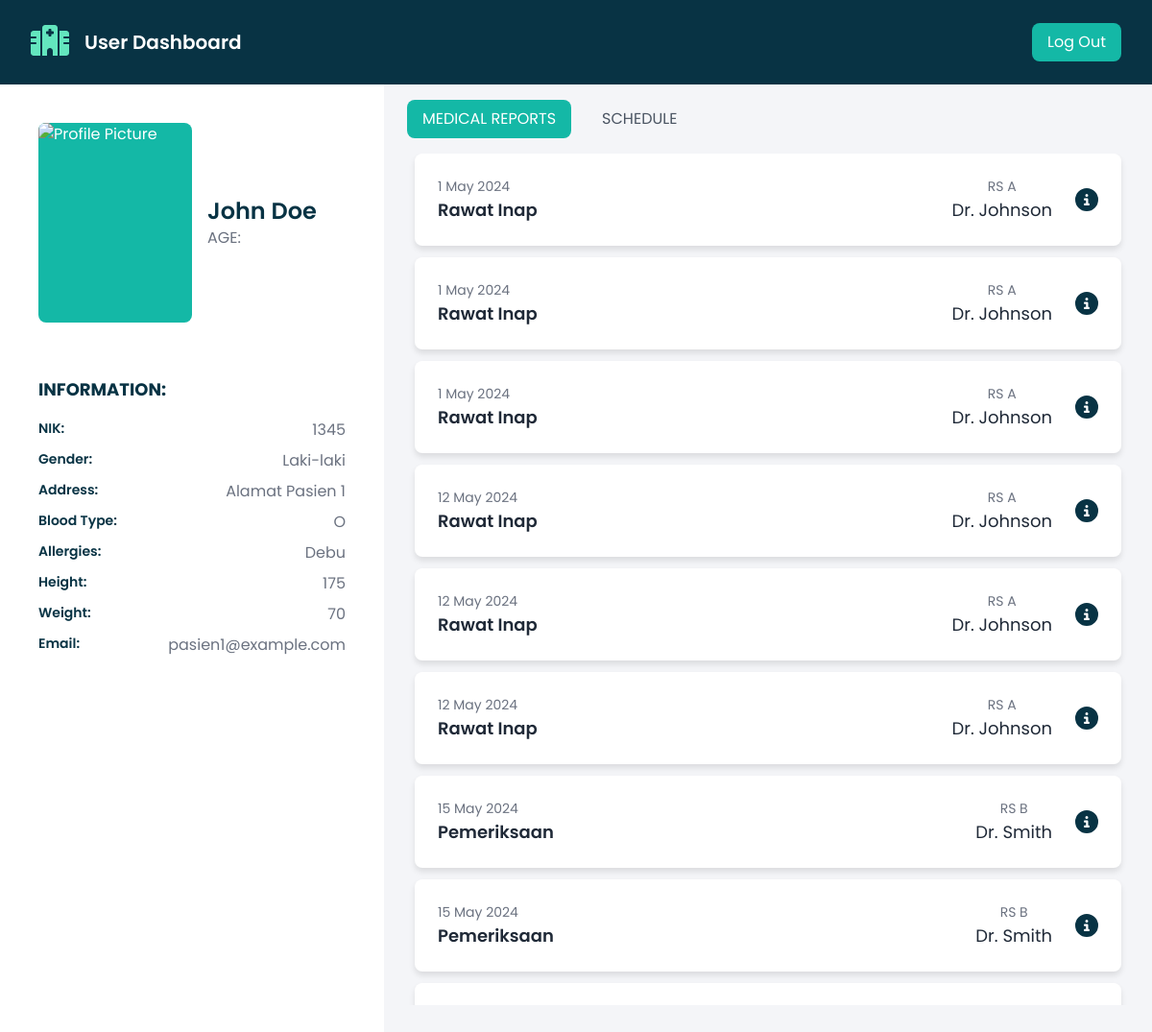
Screenshot of /userdashboard.php?login=success (signed in) with the database file from the repository.
### tables this page shows
create table pasien
		(
			id     int,
			NIK varchar(100) primary key,
			password varchar(100) not null,
			email    varchar(100) not null,
			usertype varchar(20)  null,
			nama_pasien varchar(100) not null,
			Tanggal_Lahir DATE,
			alamat    varchar(100) not null,
			tinggi int,
			berat_badan int,
			golongan_darah varchar(5),
			alergi varchar(100),
			no_telepon_pasien varchar(100) not null,
			jenis_kelamin varchar(100) not null
		);

CREATE TABLE riwayat (
			riwayat_id INT PRIMARY KEY,
			NIK VARCHAR(10),
			rumahsakit_id INT,
			tenagamedis_id INT,
            obat_id INT,
			tanggal_riwayat DATE,
			jenis_layanan VARCHAR(100),
			keterangan_penyakit VARCHAR(255),
			FOREIGN KEY (NIK) REFERENCES pasien(NIK),
			FOREIGN KEY (rumahsakit_id) REFERENCES rumah_sakit(rumahsakit_id),
			FOREIGN KEY (tenagamedis_id) REFERENCES tenaga_medis(tenagamedis_id),
            FOREIGN KEY (obat_id) REFERENCES obat(obat_id)
		);

CREATE TABLE Rumah_Sakit (
			rumahsakit_id INT PRIMARY KEY,
			nama_rumahsakit VARCHAR(100),
			alamat VARCHAR(255),
			no_telepon VARCHAR(15),
			kota VARCHAR(100)
		);

create table tenaga_medis
		(
			id     int,
			tenagamedis_id INT primary key,
			rumahsakit_id INT,
			password varchar(100) not null,
			email    varchar(100) not null,
			usertype varchar(20)  null,
			nama_tenagamedis varchar(100) not null,
			spesialisasi    varchar(100) not null,
			jenis_Kelamin varchar(100) not null,
			no_telepon_tenagamedis varchar(100) not null,
			FOREIGN KEY (rumahsakit_id) REFERENCES rumah_sakit(rumahsakit_id)
		);

### userdashboard.php (the view, shortened to what this page needs)
<?php
include_once 'includes/dbhinc.php';
$nik = $_SESSION["user_NIK"];
$query = $pdo->prepare("SELECT * FROM pasien WHERE NIK = :nik");
$query->execute(['nik' => $nik]);
$user = $query->fetch(PDO::FETCH_ASSOC);
$query = $pdo->prepare("SELECT * FROM riwayat WHERE NIK = :nik ORDER BY tanggal_riwayat");
$query->execute(['nik' => $nik]);
$reports = $query->fetchAll(PDO::FETCH_ASSOC);
?>
<!DOCTYPE html>
<html lang="en">
<head>
  <link rel="stylesheet" href="user/index.css" />
  <script src="https://cdn.tailwindcss.com"></script>
  <link rel="stylesheet" href="https://cdnjs.cloudflare.com/ajax/libs/font-awesome/6.4.0/css/all.min.css" />
</head>
<body>
<body>
  <header class="bg-cyan-950">
    <nav class="mx-auto flex max-w-7xl items-center justify-between p-6 lg:px-8" aria-label="Global">
      <div class="flex lg:flex-1">
        <a href="#" class="-m-1.5 p-1.5">
        </a>
        <p class="mx-4 py-1 text-white text-xl font-semibold">
          User Dashboard
        </p>
      </div>
      <div class="hidden lg:flex lg:flex-1 lg:justify-end">
        <form action="includes/logoutinc.php">
          <button class="flex bg-teal-500 text-white px-4 py-2 rounded-lg font-regular">
            Log Out
          </button>
        </form>
      </div>
    </nav>
  </header>
  <div class="flex">
    <div class="w-1/3 bg-white">
      <div class="flex items-center mb-4 p-10">
        <img src="" alt="Profile Picture" class="bg-teal-500 text-white h-52 w-40 flex items-center justify-center rounded-lg mr-4" />
        <div>
          <h2 class="text-2xl font-semibold text-cyan-950"><?php echo htmlspecialchars($user['nama_pasien']); ?></h2>
          <p class="text-gray-500">AGE: <?php echo htmlspecialchars($user['Usia']); ?></p>
        </div>
      </div>
      <div class="px-10">
        <h3 class="text-lg font-bold mb-4 text-cyan-950">INFORMATION:</h3>
        <div class="grid grid-cols-1 gap-2">
          <div class="flex justify-between">
            <span class="font-semibold text-cyan-950 text-sm">NIK:</span>
            <span class="text-gray-500"><?php echo htmlspecialchars($user['NIK']); ?></span>
          </div>
          <div class="flex justify-between">
            <span class="font-semibold text-cyan-950 text-sm">Gender:</span>
            <span class="text-gray-500"><?php echo htmlspecialchars($user['jenis_kelamin']); ?></span>
          </div>
          <div class="flex justify-between">
            <span class="font-semibold text-cyan-950 text-sm">Address:</span>
            <span class="text-gray-500"><?php echo htmlspecialchars($user['alamat']); ?></span>
          </div>
          <div class="flex justify-between">
            <span class="font-semibold text-cyan-950 text-sm">Blood Type:</span>
            <span class="text-gray-500"><?php echo htmlspecialchars($user['golongan_darah']); ?></span>
          </div>
          <div class="flex justify-between">
            <span class="font-semibold text-cyan-950 text-sm">Allergies:</span>
            <span class="text-gray-500"><?php echo htmlspecialchars($user['alergi']); ?></span>
          </div>
          <div class="flex justify-between">
            <span class="font-semibold text-cyan-950 text-sm">Height:</span>
            <span class="text-gray-500"><?php echo htmlspecialchars($user['tinggi']); ?></span>
          </div>
          <div class="flex justify-between">
            <span class="font-semibold text-cyan-950 text-sm">Weight:</span>
            <span class="text-gray-500"><?php echo htmlspecialchars($user['berat_badan']); ?></span>
          </div>
          <div class="flex justify-between">
            <span class="font-semibold text-cyan-950 text-sm">Email:</span>
            <span class="text-gray-500"><?php echo htmlspecialchars($user['email']); ?></span>
          </div>
        </div>
      </div>
    </div>
    <div class="w-2/3">
      <div class="bg-[#f4f5f8] px-6 py-4 h-screen">
        <div class="flex space-x-4 mb-4">
          <button id="medical-reports-tab" class="bg-teal-500 text-white px-4 py-2 rounded-lg">
            MEDICAL REPORTS
          </button>
          <button id="schedule-tab" class="text-gray-600 px-4 py-2 rounded-lg">
            SCHEDULE
          </button>
        </div>
        <div id="medical-reports-content" class="tab-content active overflow-y-scroll h-[77vh] custom-scrollbar px-2">
          <?php foreach ($reports as $report) : ?>
            <div class="card-container">
              <div class="card">
                <div class="card-minimized">
                  <div class="card-info">
                    <p class="date"><?php echo date('j F Y', strtotime($report['tanggal_riwayat'])); ?></p>
                    <p class="title"><?php echo $report['jenis_layanan']; ?></p>
                  </div>
                  <div class="card-attribute">
                    <div class="pj-info">
                      <?php
                      $query = $pdo->prepare("SELECT * FROM Rumah_Sakit WHERE rumahsakit_id = :id");
                      $query->execute(['id' => $report['rumahsakit_id']]);
                      $rs_info = $query->fetch(PDO::FETCH_ASSOC);
                      ?>
                      <p class="place"><?php echo $rs_info['nama_rumahsakit']; ?></p>
                      <?php
                      $query = $pdo->prepare("SELECT * FROM tenaga_medis WHERE tenagamedis_id = :id");
                      $query->execute(['id' => $report['tenagamedis_id']]);
                      $tm_info = $query->fetch(PDO::FETCH_ASSOC);
                      ?>
                      <p class="dr_name"><?php echo $tm_info['nama_tenagamedis']; ?></p>
                    </div>
                    <button class="icon-button open-modal-btn" id="open-modal-btn" data-id="<?php echo $report['riwayat_id']; ?>">
                    </button>
                  </div>
                </div>
              </div>
            </div>
          <?php endforeach; ?>
        </div>
      </div>
    </div>
  </div>
</body>
</html>

### user/index.css (style rules this page uses)
body { font-family: "Poppins", sans-serif; background-color: #f7f7f7; overflow: hidden; margin: 0; height: 100%; }
.tab-content { display: none; }
.tab-content.active { display: block; }
.card-container { max-width: 64rem; margin: 0 auto; }
.card { background-color: white; padding: 1.5rem; border-radius: 0.5rem; box-shadow: 0 4px 6px rgba(0, 0, 0, 0.1); display: flex; flex-direction: column; margin-bottom: 0.75rem; }
.card-minimized { display: flex; justify-content: space-between; align-items: center; overflow: hidden; max-width: 100%; }
.card-info { display: flex; flex-direction: column; }
.pj-info { display: flex; flex-direction: column; text-align: center; }
.date { color: #6b7280; font-size: 0.875rem; }
.place { color: #6b7280; font-size: 0.875rem; text-align: center; }
.title { font-size: 1.125rem; font-weight: 600; color: #1f2937; }
.card-attribute { display: flex; align-items: center; gap: 1.5rem; }
.dr_name { font-size: 1.125rem; color: #1f2937; }
.icon-button { background: none; border: none; cursor: pointer; padding: 0; }
.icon { height: 1.5rem; width: 1.5rem; color: rgb(107, 114, 128); }

### rows the page displays
pasien: nama_pasien "John Doe", NIK "1345", jenis_kelamin "Laki-laki", alamat "Alamat Pasien 1", golongan_darah "O", alergi "Debu", tinggi "175", berat_badan "70", email "pasien1@example.com"
riwayat: tanggal_riwayat "1 May 2024", jenis_layanan "Rawat Inap", rumahsakit.nama_rumahsakit "RS A", tenagamedis.nama_tenagamedis "Dr. Johnson"
riwayat: tanggal_riwayat "1 May 2024", jenis_layanan "Rawat Inap", rumahsakit.nama_rumahsakit "RS A", tenagamedis.nama_tenagamedis "Dr. Johnson"
riwayat: tanggal_riwayat "1 May 2024", jenis_layanan "Rawat Inap", rumahsakit.nama_rumahsakit "RS A", tenagamedis.nama_tenagamedis "Dr. Johnson"
riwayat: tanggal_riwayat "12 May 2024", jenis_layanan "Rawat Inap", rumahsakit.nama_rumahsakit "RS A", tenagamedis.nama_tenagamedis "Dr. Johnson"
riwayat: tanggal_riwayat "12 May 2024", jenis_layanan "Rawat Inap", rumahsakit.nama_rumahsakit "RS A", tenagamedis.nama_tenagamedis "Dr. Johnson"
riwayat: tanggal_riwayat "12 May 2024", jenis_layanan "Rawat Inap", rumahsakit.nama_rumahsakit "RS A", tenagamedis.nama_tenagamedis "Dr. Johnson"
riwayat: tanggal_riwayat "15 May 2024", jenis_layanan "Pemeriksaan", rumahsakit.nama_rumahsakit "RS B", tenagamedis.nama_tenagamedis "Dr. Smith"
riwayat: tanggal_riwayat "15 May 2024", jenis_layanan "Pemeriksaan", rumahsakit.nama_rumahsakit "RS B", tenagamedis.nama_tenagamedis "Dr. Smith"
